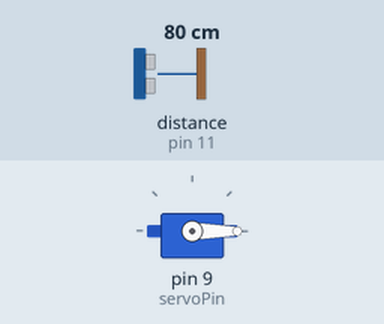
The sketch below on a simulated Arduino Uno, built with avr-gcc and run on an emulated ATmega328P. Shown: servo. Inputs (shaded band) come from the test bench; at power-on: distance to the obstacle (sensor on pin 11) 80 cm. What the sketch prints to the serial monitor is not drawn.

Above: at 1.2 s.
1.3 s: distance to the obstacle (sensor on pin 11) set to 2 cm
At 2.6 s:
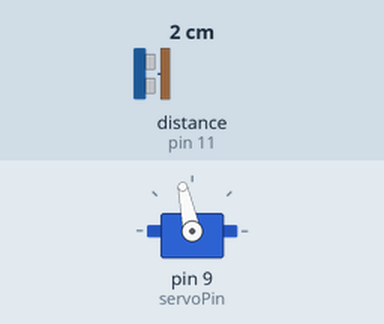
4.3 s: distance to the obstacle (sensor on pin 11) set to 4 cm
At 6.4 s:
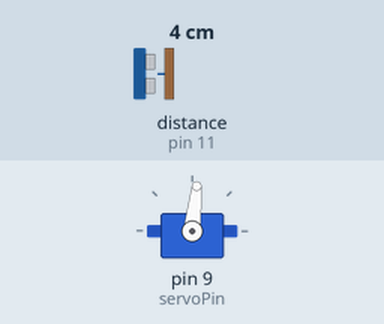
6.8 s: distance to the obstacle (sensor on pin 11) set to 9 cm
At 8.1 s:
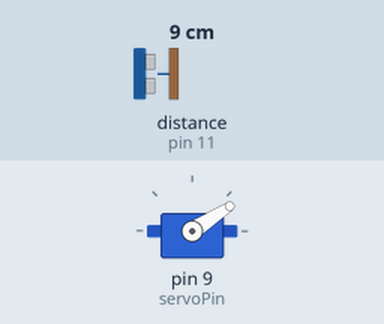
9.8 s: distance to the obstacle (sensor on pin 11) set to 18 cm
Timing chart, 0 to 12.3 s (numbered marks = the images above; inputs shaded):
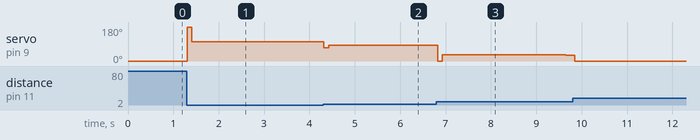

Measured:
- after the input at 1.3 s, servo on pin 9 (servoPin): 0° → 180° at once, → 102° 0.10 s later, → 103° 1.5 s later
- after the input at 6.8 s, servo on pin 9 (servoPin): 84° → 0° at once, → 34° 0.10 s later, → 33° 0.20 s later, → 32° 1.3 s later, … (5 changes in this stretch)

The sketch:

Codigo_bola_viga.ino
```cpp
#include <Ultrasonic.h>
#include <Servo.h>
#include <PID_v1.h>

const int servoPin = 9;

float Kp= 10;
float Ki= 0.2;
float Kd= 0.7;
double Setpoint, Input, Output, ServoOutput;


PID myPID(&Input, &Output, &Setpoint, Kp, Ki, Kd, DIRECT);
Servo myServo;
Ultrasonic ultrasonic(12,11);

void setup()
{
  int b;
  Serial.begin(9600);
  myServo.attach(servoPin);

  int a = ultrasonic.Ranging(CM);
  if(a!=51)
  {
    b=a;
  }

  Input = b;
  myPID.SetMode(AUTOMATIC);
  myPID.SetOutputLimits(-90,90);
}


void loop()

{
  int last_distance;
  int b;
  Setpoint = 5;
  Serial.print(ultrasonic.Ranging(CM));
  int a = ultrasonic.Ranging(CM);
  if(a!= 51)

  {
    b = a;
  }
  else

  {
    b = last_distance;
  }

  Input = b;
  myPID.Compute();
  ServoOutput=90+Output;
  myServo.write(ServoOutput);
  last_distance = b;
}
```
